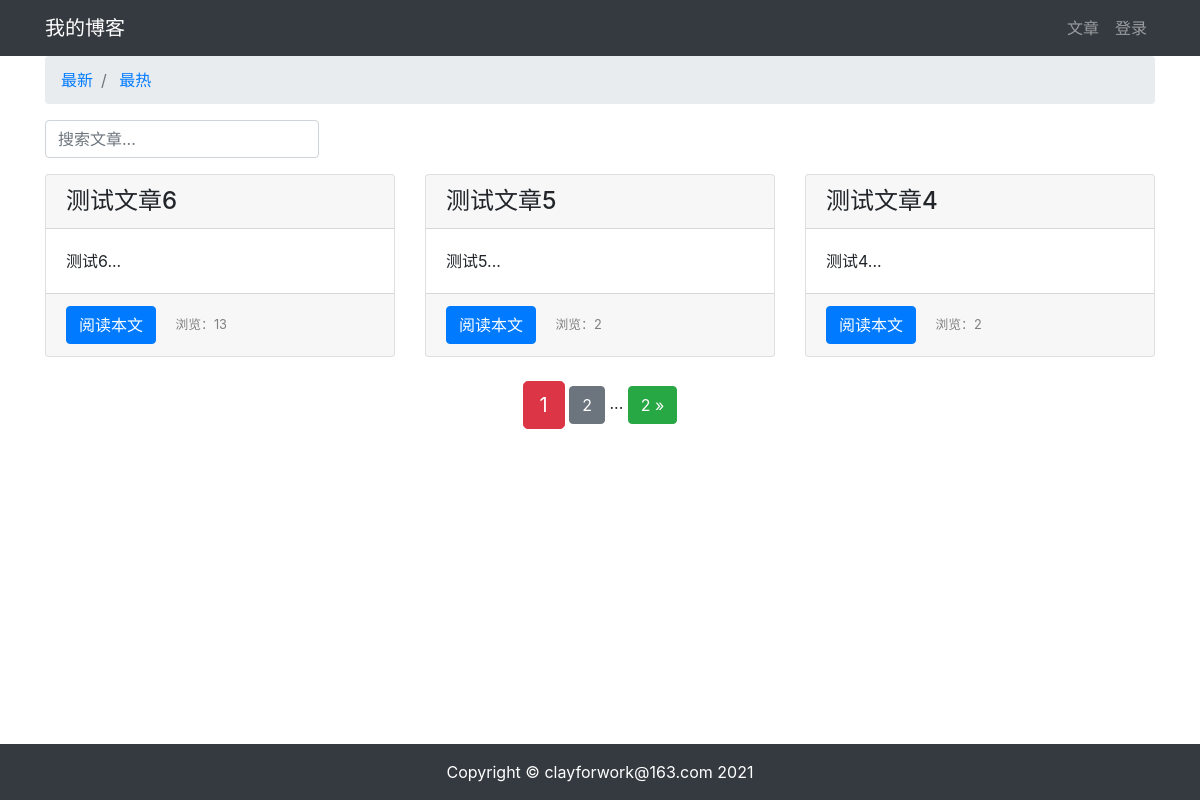
Page /article/article-list/ on the committed database.
### article/models.py (models this page shows, shortened)
class ArticlePost(models.Model):
    author = models.ForeignKey(User, on_delete=models.CASCADE)
    title = models.CharField(max_length=100)
    body = models.TextField()
    created = models.DateTimeField(default=timezone.now)
    updated = models.DateTimeField(auto_now=True)
    total_views = models.PositiveIntegerField(default=0)
    class Meta:
        ordering = ("-created", )

### article/views.py (the view)
# urls.py: path("article-list/", views.article_list, name="article_list"),
def article_list(request):
    search = request.GET.get('search')
    order = request.GET.get('order')
    if search:
        if order == 'total_views':
            article_list = ArticlePost.objects.filter(
                Q(title__icontains=search) |
                Q(body__icontains=search)
            ).order_by('-total_views')
        else:
            article_list = ArticlePost.objects.filter(
                Q(title__icontains=search) |
                Q(body__icontains=search)
            )
    else:
        search = ''
        if order == 'total_views':
            article_list = ArticlePost.objects.all().order_by('-total_views')
        else:
            article_list = ArticlePost.objects.all()
    paginator = Paginator(article_list, 3)
    page = request.GET.get('page')
    articles = paginator.get_page(page)
    context = {'articles': articles, 'order': order, 'search': search}
    return render(request, 'article/list.html', context)

### templates/article/list.html (shortened to what this page needs)
{% extends "base.html" %}
{% load staticfiles %}
{% block content %}
<div class="container">
    <nav aria-label="breadcrumb">
        <ol class="breadcrumb">
            <li class="breadcrumb-item">
                <a href="{% url 'article:article_list' %}?search={{ search }}">最新</a>
            </li>
            <li class="breadcrumb-item">
                <a href="{% url 'article:article_list' %}?order=total_views&search={{ search }}">最热</a>
            </li>
        </ol>
    </nav>
    <div class="row">
        <div class="col-auto mr-auto">
            <form class="form-inline" >
                <input type="text" class="form-control mb-2 mr-sm-2" name="search" placeholder="搜索文章..." required>
            </form>
        </div>
    </div>
    <div class="row mt-2">
        {% for article in articles %}
        <div class="col-4 mb-4">
            <div class="card h-100">
                <h4 class="card-header">{{ article.title }}</h4>
                <div class="card-body">
                    <p class="card-text">{{ article.body|slice:'100' }}...</p>
                </div>
                <div class="card-footer">
                    <a href="{% url 'article:article_detail' article.id %}" class="btn btn-primary">阅读本文</a>
                    <span>
                        <small class="col align-self-end" style="color: gray;">浏览：{{ article.total_views }}</small>
                    </span>
                </div>
            </div>
        </div>
        {% endfor %}
    </div>
    <div class="pagination row">
        <div class="m-auto">
            <span class="step-links">
                <span class="current btn btn-danger btn-lg">{{ articles.number }}</span>
                {% if articles.has_next %}
                    <a href="?page={{ articles.next_page_number }}&order={{ order }}&search={{ search }}" class="btn btn-secondary">{{ articles.next_page_number }}</a>
                    <span>...</span>
                    <a href="?page={{ articles.paginator.num_pages }}&order={{ order }}&search={{ search }}" class="btn btn-success">{{ articles.paginator.num_pages }} &raquo;</a>
                {% endif %}
            </span>
        </div>
    </div>
</div>
{% endblock content %}

### rows in the picture
ArticlePost: title "测试文章6", body "测试6", total_views "13"
ArticlePost: title "测试文章5", body "测试5", total_views "2"
ArticlePost: title "测试文章4", body "测试4", total_views "2"

### other values in the picture
{{ articles.number }} "1"
{{ articles.next_page_number }} "2"
{{ articles.paginator.num_pages }} "2"
